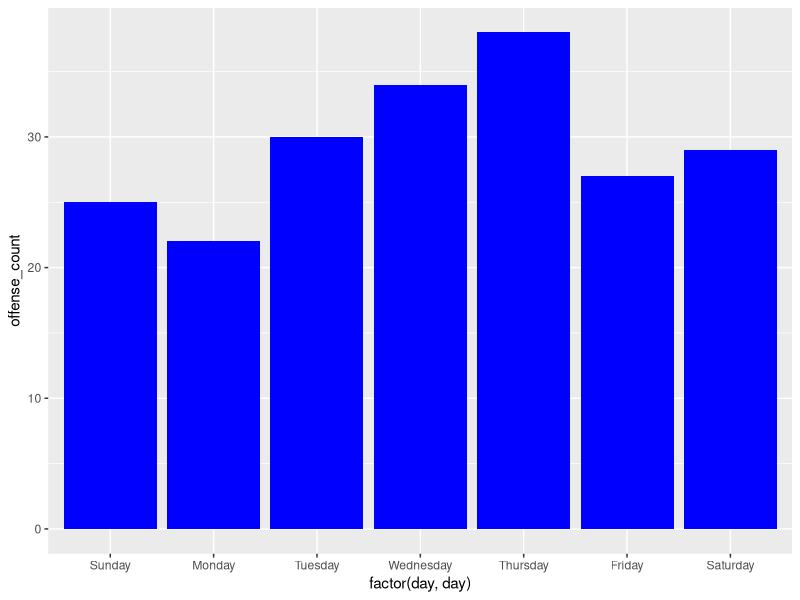

This chart was generated by the following R code:
#### Preamble ####
# Purpose: Simulate data of Toronto crime offences
# Author: Shirley Chen
# Date: January 2024
# Contact: sshirleyy.chen@mail.utoronto.ca
# License: MIT
# Pre-requisites: N/A
# Datasets:
# - https://open.toronto.ca/dataset/major-crime-indicators/

#### Workspace Setup ####
library(tidyverse)
library(ggplot2)

#### Simulate most popular crime by neighbourhood ####
# Based code off of https://tellingstorieswithdata.com/02-drinking_from_a_fire_hose.html#simulate

simulated_crime_data <-
  tibble(
    # Use 1 through to 158 to represent each neighbourhood
    "neighbourhood" = 1:158,
    # Randomly pick an option, with replacement, 158 times
    "crime" = sample(
      x = c("Assault", "Robbery", "Homicide", "Break and Enter", "Other"),
      size = 158,
      replace = TRUE
    )
  )

simulated_crime_data


#### Simulate sum of monthly offences and most occurred offence ####
simulated_summed_monthly_data <-
  tibble(
    # Months of the year
    months = c("January", "February", "March", "April", "May", "June",
               "July", "August", "September", "October", "November",
               "December"),
    sum_values = c(546, 135, 634, 864, 249, 8564, 1094, 1234, 532, 632,
                   135, 153),
    most_occurred_offence = c("Assault", "Assault", "Robbery", "Robbery",
                              "Robbery","Robbery", "Homicide", "Break and
                              Enter", "Break and Enter" , "Other",
                              "Break and Enter", "Other")
  )
simulated_summed_monthly_data


#### Simulate sum of annual offences from 2019 - 2023 ####
simulated_summed_annual_data <-
  tibble(
    years = c(2019, 2020, 2021, 2022, 2023),
    sum_values = c(190983, 102873, 210384, 203893, 231033)
  )
simulated_summed_annual_data


#### Simulate bar graph of most crimes by weekday ####
# Code based off http://www.sthda.com/english/wiki/ggplot2-barplots-quick-start-guide-r-software-and-data-visualization and https://guslipkin.medium.com/reordering-bar-and-column-charts-with-ggplot2-in-r-435fad1c643e

# Create Dataframe
weekday_dataframe <- data.frame(
  day=c("Sunday","Monday","Tuesday","Wednesday","Thursday",
        "Friday","Saturday"), 
  offense_count=c(25,22,30,34,38,27, 29)
)

weekday_graph <-ggplot(weekday_dataframe, aes(x=factor(day, day), y=offense_count)) +
  geom_bar(stat="identity", fill="blue")

weekday_graph



#### Data Testing ####

# Check that there are between 1 and 158 neighbourhoods #
# Based code off of https://tellingstorieswithdata.com/02-drinking_from_a_fire_hose.html#simulate
simulated_crime_data$neighbourhood |> min() == 1
simulated_crime_data$neighbourhood |> max() == 158

# Check the offence types 
simulated_summed_monthly_data$most_occurred_offence |>
  unique() == c("Assault", "Assault", "Robbery", "Robbery", "Robbery",
                "Robbery", "Homicide", "Break and Enter", "Break and Enter", 
                "Other","Break and Enter", "Other")

# Check number of offence types
simulated_crime_data$crime |>
  unique() |>
  length() == 5

# Check year range
simulated_summed_annual_data$years |> 
  min() == 2019
simulated_summed_annual_data$years |> 
  max() == 2023
